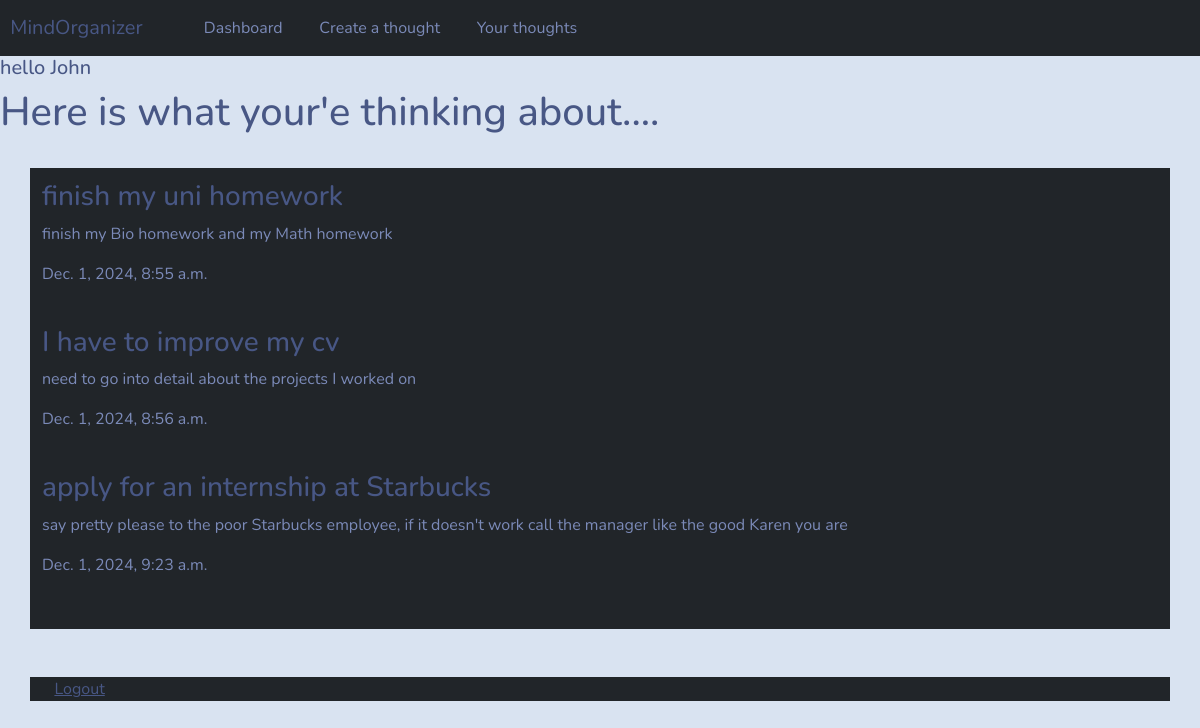
The page /yourThoughts/ (signed in) on the database its author committed.
### MindOrganizer/models.py (models this page shows)
class Thought(models.Model):
    title = models.CharField(max_length=100)
    content = models.CharField(max_length=400)
    date_posted = models.DateTimeField(auto_now_add=True)
    author = models.ForeignKey(User, on_delete=models.CASCADE, null=True)

### MindOrganizer/views.py (the view)
# urls.py: path('yourThoughts/', views.yourThoughts , name='yourThoughts'),
@login_required(login_url='login')
def yourThoughts(request):
    currentUser = request.user.id
    thoughts = Thought.objects.filter(author=currentUser)
    context = {'thoughts':thoughts}
    return render(request, 'MindOrganizer/yourThoughts.html', context)

### MindOrganizer/templates/MindOrganizer/yourThoughts.html (shortened to what this page needs)
<!DOCTYPE html>
<html lang="en">
    <head>
        <link rel="stylesheet" type="text/css" href="https://bootswatch.com/5/morph/bootstrap.min.css">
    </head>
    <body>
         <nav class="navbar navbar-expand-lg navbar-light bg-dark justify-content-center">
            <a class="navbar-brand main-heading">
              &nbsp; MindOrganizer
            </a>
              <div class="collapse navbar-collapse text-center" id="navbarNavDropdown">
                <ul class="navbar-nav ml-auto">
                  <li class="nav-item">
                    <a class="nav-link"  href="{% url 'dashboard'%}">Dashboard</a>
                  </li>
                  <li class="nav-item">
                    <a class="nav-link"  href="{% url 'createThought'%}" >Create a thought</a>
                  </li>
                  <li class="nav-item">
                    <a class="nav-link"   href="{% url 'yourThoughts'%}" >Your thoughts</a>
                  </li>
                </ul>
              </div>
        </nav>
        <h5> hello {{user}}</h5>
        <h1>   Here is what your'e thinking about....</h1>
        <br>
          <div class="container bg-dark shadow-md" style ='padding: 1%;'>
          {%for thought in thoughts%}
                <h3>{{thought.title}}</h3>
                <p>{{thought.content}}</p>
                <p>{{thought.date_posted}}</p>
            <br>
          {%endfor%}
          </div>
        <br><br>
        <div class="container bg-dark shadow-md">&nbsp;&nbsp;&nbsp;<a href =  "{%url 'logout'%}">Logout</a></div>
    </body>
</html>

### rows shown on the page
Thought: title "finish my uni homework", content "finish my Bio homework and my Math homework", date_posted "Dec. 1, 2024, 8:55 a.m."
Thought: title "I have to improve my cv", content "need to go into detail about the projects I worked on", date_posted "Dec. 1, 2024, 8:56 a.m."
Thought: title "apply for an internship at Starbucks", content "say pretty please to the poor Starbucks employee, if it doesn't work call the manager like the good Karen you are", date_posted "Dec. 1, 2024, 9:23 a.m."

### other values the page prints
{{ user }} "John"
